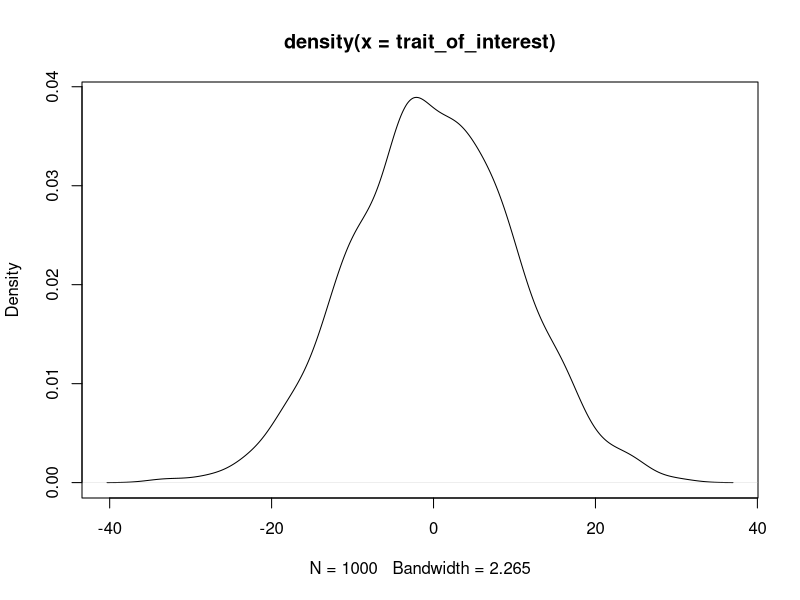

Generate this figure with R:
## ---- chunk 1
rnorm(1000, 0, 10)->trait_of_interest ### change this to be a trait that you're actually interested in, with an appropriate distribution! 

plot(density(trait_of_interest))
min(trait_of_interest)
max(trait_of_interest)

